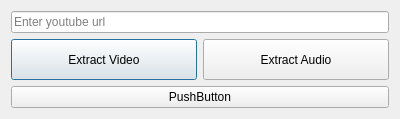
<?xml version="1.0" encoding="UTF-8"?>
<ui version="4.0">
 <class>StartWindow</class>
 <widget class="QDialog" name="StartWindow">
  <property name="geometry">
   <rect>
    <x>0</x>
    <y>0</y>
    <width>400</width>
    <height>119</height>
   </rect>
  </property>
  <property name="windowTitle">
   <string>Dialog</string>
  </property>
  <layout class="QVBoxLayout" name="verticalLayout">
   <item>
    <widget class="QLineEdit" name="lineEdit">
     <property name="placeholderText">
      <string>Enter youtube url</string>
     </property>
    </widget>
   </item>
   <item>
    <layout class="QHBoxLayout" name="horizontalLayout">
     <item>
      <widget class="QPushButton" name="pushButton_ExtractVideo">
       <property name="sizePolicy">
        <sizepolicy hsizetype="Minimum" vsizetype="Minimum">
         <horstretch>0</horstretch>
         <verstretch>0</verstretch>
        </sizepolicy>
       </property>
       <property name="text">
        <string>Extract Video</string>
       </property>
      </widget>
     </item>
     <item>
      <widget class="QPushButton" name="pushButton_ExtractAudio">
       <property name="sizePolicy">
        <sizepolicy hsizetype="Minimum" vsizetype="Minimum">
         <horstretch>0</horstretch>
         <verstretch>0</verstretch>
        </sizepolicy>
       </property>
       <property name="text">
        <string>Extract Audio</string>
       </property>
      </widget>
     </item>
    </layout>
   </item>
   <item>
    <widget class="QPushButton" name="pushButton">
     <property name="text">
      <string>PushButton</string>
     </property>
    </widget>
   </item>
  </layout>
 </widget>
 <resources/>
 <connections/>
</ui>
